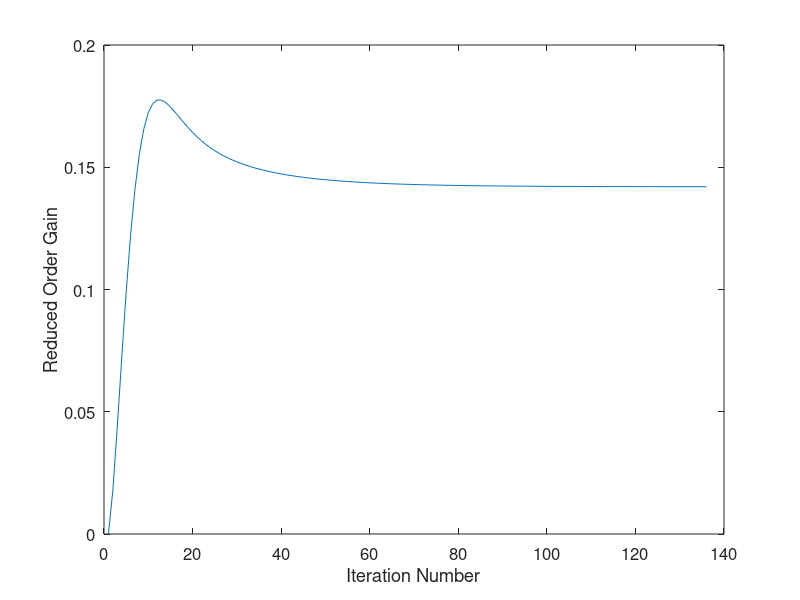
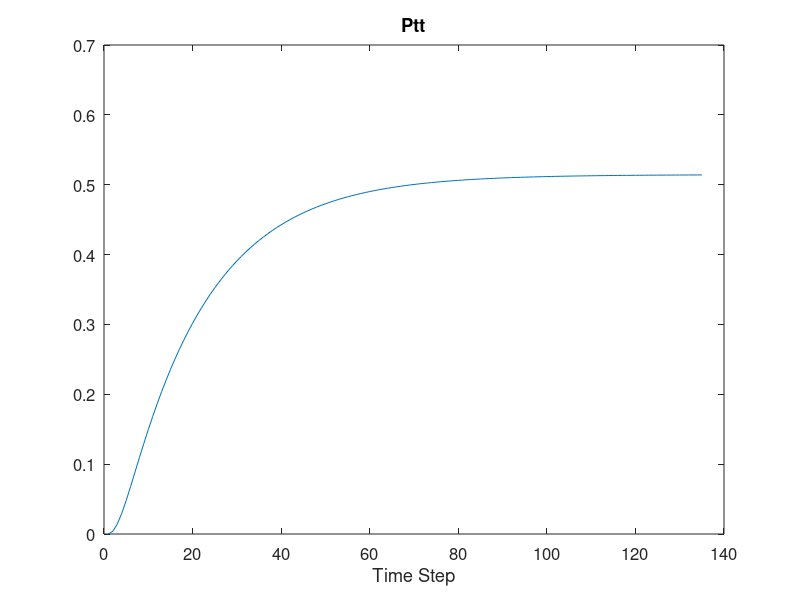
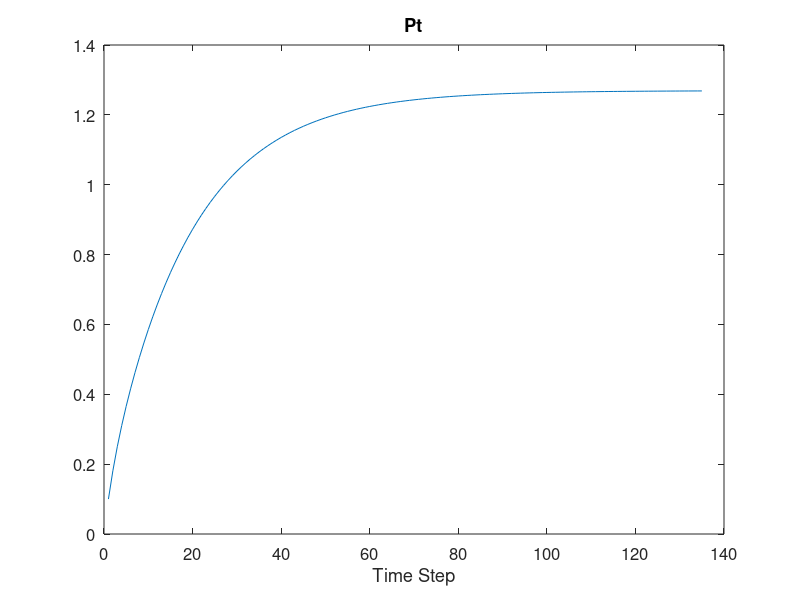
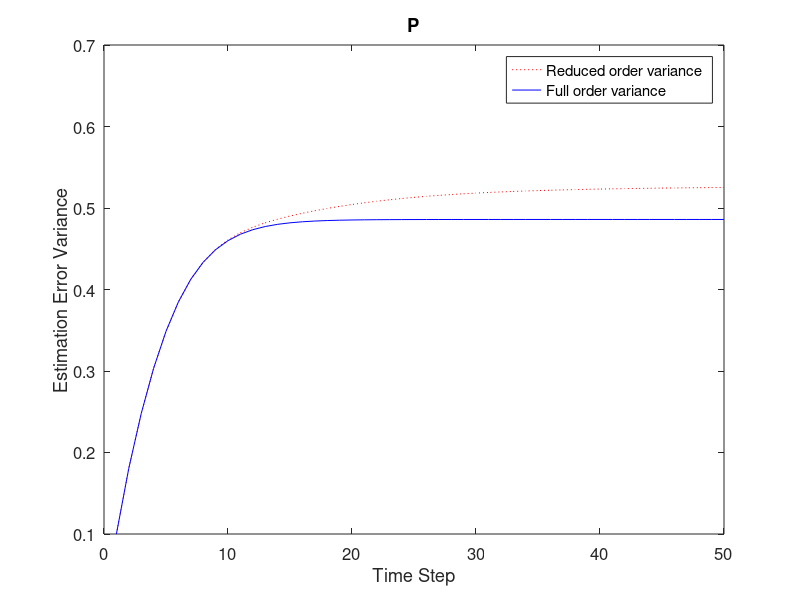

The MATLAB source for these figures, in order:
function Reduced

% Reduced order Kalman filter simulation.
% Estimate the first state of a two-state system.

F = [.9 .1; .2 .7]; % System matrix
%F = [1.1 -.1; .2 .7]; % System matrix
Lambda1 = 1;
Lambda2 = 0;
Q = 0.1; % Process noise covariance
H1 = 0;
H2 = 1;
R = 1; % Measurement noise covariance

Lambda = [Lambda1; Lambda2]; % Noise input matrix
H = [H1 H2]; % Measurement matrix

Ktol = 0.00001; % tolerance for convergence of gain to steady state
NumSteps = 50; % number of simulation steps

close all; % close all figures

% Iteratively compute the steady state reduced filter Kalman gain
P = 0;
PIt = 0;
PItOld = 0;
PItt = 0;
PIttOld = 0;
Ptt = 0;
Pt = 0;
Sigma = 0;
K = 0;

x = [0; 0]; % Initial state vector
xhat = [0; 0]; % Initial state estimate
xhatReduced = 0; % Initial reduced order state estimate
Pplus = [0 0; 0 0]; % Initial Kalman filter estimation error covariance
I = eye(2); % Identity matrix
ErrArray = [x - xhat]; % Array of Kalman filter estimation errors
ErrReducedArray = [x(1) - xhatReduced]; % Array of reduced order filter estimation errors
x1Array = [x(1)];
xhatReducedArray = [x(1)];
KArray = [];
PttArray = [];
PtArray = [];
PArray = [];
SigmaArray = [];
PfullArray = [];

randn('state', sum(100*clock)); % initialize the random number generator

% Try to find a steady state reduced order gain.
temp1 = H1 * F(1,2) + H2 * F(2,2);
temp2 = H1 * Lambda1 + H2 * Lambda2;
for k = 1 : 200
   A = H1 * F(1,1) * P * F(1,1)' * H1';
   A = A + H1 * F(1,1) * Sigma * temp1';
   A = A + temp1 * Sigma' * F(1,1) * H1';
   A = A - H1 * F(1,1) * PItt * temp1';
   A = A - temp1 * PItt' * F(1,1) * H1';
   A = A + H1 * F(1,1) * Pt * F(2,1) * H2';
   A = A + H2 * F(2,1) * Pt * F(1,1) * H1';
   A = A - H1 * F(1,1) * PIt * F(2,1) * H2';
   A = A - H2 * F(2,1) * PIt * F(1,1) * H1';   
   A = A + temp1 * Ptt * temp1';
   A = A + temp1 * Sigma' * F(2,1) * H2';
   A = A + H2 * F(2,1) * Sigma * temp1';
   A = A + H2 * F(2,1) * Pt * F(2,1) * H2';
   A = A + R;
   A = A + temp2 * Q * temp2';
      
   B = F(1,1) * P * F(1,1) * H1';
   B = B + F(1,2) * Sigma' * F(1,1) * H1';
   B = B + F(1,1) * Sigma * temp1';
   B = B - F(1,2) * PItt' * F(1,1) * H1';
   B = B - F(1,1) * PItt * temp1';   
   B = B + F(1,1) * Pt * F(2,1) * H2';
   B = B - F(1,1) * PIt * F(2,1) * H2';
   B = B + F(1,2) * Ptt * temp1';
   B = B + F(1,2) * Sigma' * F(2,1) * H2';
   B = B + Lambda1 * Q * temp2';

   KOld = K;
   K = B * inv(A);
   
   KArray = [KArray K];
   if (k > 3) & (abs((K - KOld) / K) < Ktol)
      break;
   end
      
   PIttOld = PItt;
   PItt = (1 - K * H1) * F(1,1) * (PIt * F(2,1) + PItt * F(2,2));
   PItt = PItt + K * (H1 * F(1,1) + H2 * F(2,1)) * (Pt * F(2,1) + Sigma * F(2,2));
   PItt = PItt + K * temp1 * (Sigma' * F(2,1) + Ptt * F(2,2));
   PItt = PItt + K * temp2 * Q * Lambda2';
   
   PItOld = PIt;
   PIt = (1 - K * H1) * F(1,1) * (PIt * F(1,1) + PIttOld * F(1,2));
   PIt = PIt + K * (H1 * F(1,1) + H2 * F(2,1)) * (Pt * F(1,1) + Sigma * F(1,2));
   PIt = PIt + K * temp1 * (Sigma' * F(1,1) + Ptt * F(1,2));
   PIt = PIt + K * temp2 * Q * Lambda1';
   
   temp3 = F(1,2) - K * H1 * F(1,2) - K * H2 * F(2,2);
   P = (1 - K * H1)^2 * F(1,1)^2 * P;
   P = P + 2 * (1 - K * H1) * F(1,1) * Sigma * temp3;
   P = P - 2 * (1 - K * H1) * F(1,1) * PIttOld * temp3;
   P = P - 2 * (1 - K * H1) * F(1,1) * Pt * F(2,1) * H2' * K';
   P = P + 2 * (1 - K * H1) * F(1,1) * PItOld * F(2,1) * H2' * K';   
   P = P + temp3^2 * Ptt;
   P = P - 2 * temp3 * Sigma' * F(2,1) * H2' * K;
   P = P + K^2 * H2^2 * F(2,1)^2 * Pt;
   P = P + K^2 * R;
   P = P + (Lambda1 - K * H1 * Lambda1 - K * H2 * Lambda2)^2 * Q;
   
   PttOld = Ptt;
   PtOld = Pt;
   SigmaOld = Sigma;
   
   Ptt = F(2,1)^2 * Pt + 2 * F(2,1) * Sigma * F(2,2) + F(2,2)^2 * Ptt + Lambda2^2 * Q;
   Pt = F(1,1)^2 * Pt + 2 * F(1,1) * Sigma * F(1,2) + F(1,2)^2 * PttOld + Lambda1^2 * Q;
   Sigma = F(1,1) * PtOld * F(2,1) + F(1,1) * SigmaOld * F(2,2);
   Sigma = Sigma + F(1,2) * SigmaOld * F(2,1) + F(1,2) * PttOld * F(2,2);
   Sigma = Sigma + Lambda1 * Q * Lambda2;
   
   PttArray = [PttArray Ptt];
   PtArray = [PtArray Pt];
   PArray = [PArray P];
   SigmaArray = [SigmaArray Sigma];
   
end

figure; plot(KArray); 
set(gca,'FontSize',12); set(gcf,'Color','White');
xlabel('Iteration Number'); ylabel('Reduced Order Gain');

if abs((K - KOld) / K) > Ktol
   disp('Reduced order Kalman gain did not converge to a steady state value');
   return;
end

for k = 1 : NumSteps
   % System simultion
   x = F * x + Lambda * sqrt(Q) * randn;
   z = H * x + sqrt(R) * randn;
   % Full order Kalman filter simulation (time varying)
   Pminus = F * Pplus * F' + Lambda * Q * Lambda';
   KStd = Pminus * H' * inv(H * Pminus * H' + R);
   xhat = F * xhat;
   xhat = xhat + KStd  * (z - H * xhat);
   Pplus = (I - KStd  * H) * Pminus * (I - KStd  * H)' + KStd  * R * KStd';
   % Reduced order Kalman filter simulation (steady state)
   xhatReduced = F(1,1) * xhatReduced + K * (z - H1 * F(1,1) * xhatReduced);
   % Save data for plotting
   x1Array = [x1Array x(1)];
   xhatReducedArray = [xhatReducedArray xhatReduced ];
   ErrArray = [ErrArray x-xhat];
   ErrReducedArray = [ErrReducedArray x(1)-xhatReduced];
   PfullArray = [PfullArray Pplus(1,1)];
end

% Compute estimation errors
Err = sqrt(norm(ErrArray(1,:))^2 / size(ErrArray,2));
disp(['Full order estimation std dev (analytical and experimental) = ',num2str(sqrt(Pplus(1,1))),', ',num2str(Err)]);
ErrReduced = sqrt(norm(ErrReducedArray(1,:))^2 / size(ErrReducedArray,2));
disp(['Reduced order estimation std dev (analytical and experimental) = ',num2str(sqrt(P)),', ',num2str(ErrReduced)]);

% Plot results
k = 1 : NumSteps;

figure; plot(PttArray); title('Ptt', 'FontSize', 12);
set(gca,'FontSize',12); set(gcf,'Color','White');
xlabel('Time Step');

figure; plot(PtArray); title('Pt', 'FontSize', 12);
set(gca,'FontSize',12); set(gcf,'Color','White');
xlabel('Time Step');

figure; plot(k, PArray(1:max(k)), 'r:'); 
hold on; 
plot(k, PfullArray(1:max(k)), 'b');
title('P', 'FontSize', 12);
set(gca,'FontSize',12); set(gcf,'Color','White');
xlabel('Time Step'); ylabel('Estimation Error Variance');
legend('Reduced order variance', 'Full order variance');

figure; plot(SigmaArray); title('Sigma', 'FontSize', 12);
set(gca,'FontSize',12); set(gcf,'Color','White');
xlabel('Time Step');

figure; plot(k,ErrArray(1,1:max(k)),'r:');
hold on;
plot(k,ErrReducedArray(1:max(k)), 'b');
set(gca,'FontSize',12); set(gcf,'Color','White');
xlabel('Time Step'); ylabel('Estimation Error');
legend('Std Kalman filter error', 'Reduced filter error');
